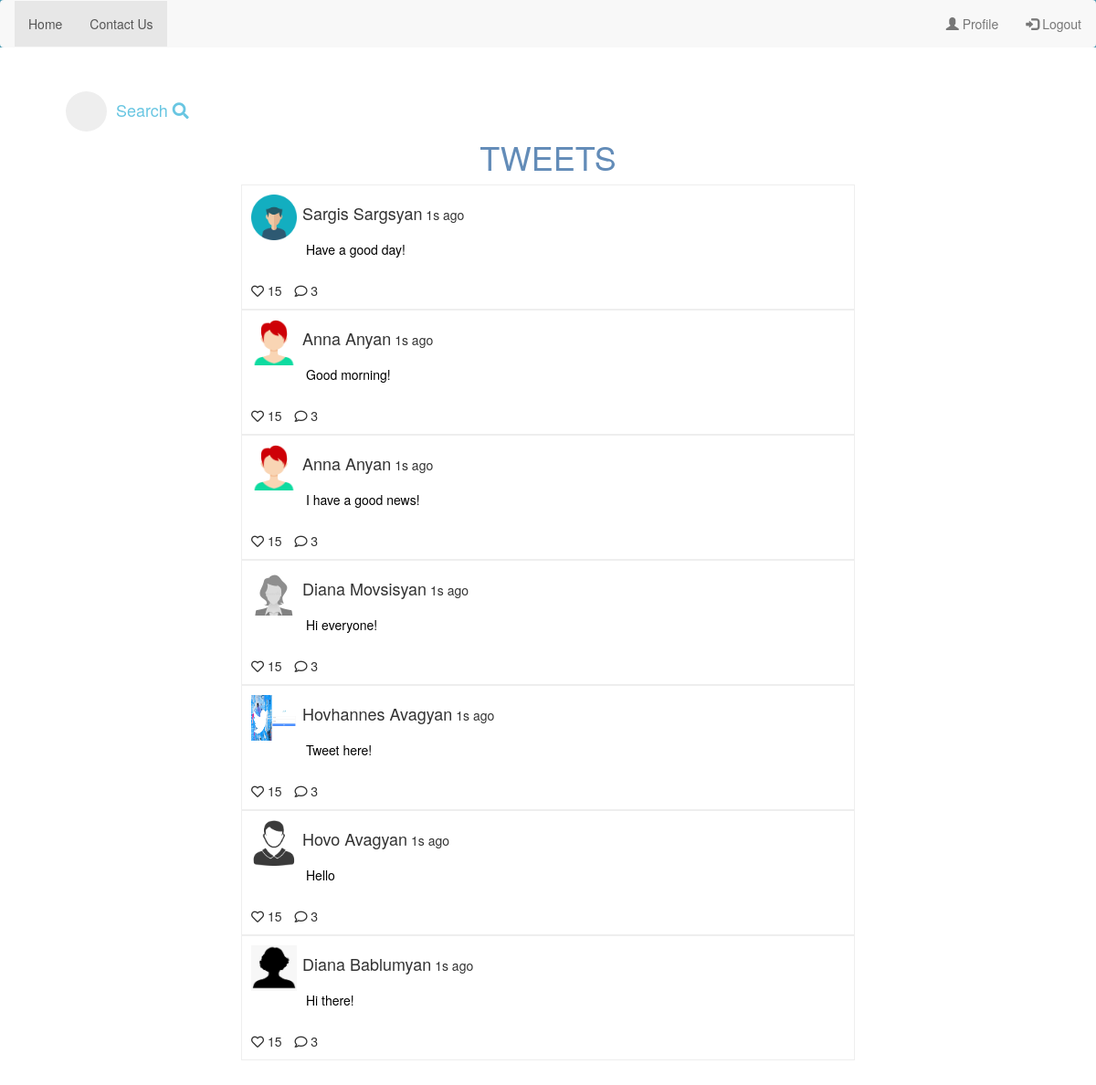
/ (signed in), run on the app's committed database.
### to_do/models.py (models this page shows)
class NewTweet(models.Model):
    tweet = models.CharField(max_length=255, blank=True)
    user = models.ForeignKey(User, on_delete=models.CASCADE)
    date_create = models.DateTimeField(auto_now_add=True)
    def __str__(self):
        return self.tweet

### users/models.py (models this page shows, shortened)
class Profile(models.Model):
    user = models.OneToOneField(User, on_delete=models.CASCADE, null=True, blank=True)
    name = models.CharField(max_length=30)
    surname = models.CharField(max_length=50)
    age = models.IntegerField()
    profile_image = models.ImageField(upload_to="media")

### to_do/views.py (the view)
# urls.py: path('', views.home, name='home'),
@login_required()
def home(request):
    tweet_list = NewTweet.objects.exclude(user=request.user)
    profile = Profile.objects.all()
    return render(request, 'to_do/home.html', {'tweet_list': tweet_list, 'profile': profile})

### to_do/templates/to_do/home.html (shortened to what this page needs)
{% extends 'to_do/base.html' %}
    {% block content %}
    <div class="todo-list">
        <div style="text-align: center; color: #638cb8">
            <h1>TWEETS</h1>
        </div>
        <class class="item-wrapper">
            {% for item in tweet_list %}
            <div class="items" style="
          padding: 10px;
          width: 60%;
          margin: auto;
    border: 1px solid #eee;
        ">
                {% if item.user_id != profile.user_id %}
                <div style="
                width: 8%;
                display: inline-block;
            ">
                    <span><img
                                        src="{{item.user.profile.profile_image.url}}"
                                        style="width: 50px;height: 50px;"/></span>
                </div>
                <div style="
                width: 35%;
                display: inline-block;
            ">
                    <span style="font-size: 18px">{{ item.user.profile.name }} {{ item.user.profile.surname }}</span>
                    <span>1s ago</span>
                </div>
                <div class="item-content" style="
                margin-left: 60px;
            ">
                    <a style="color: black;" href="{% url 'retrieve_tweet' item.id %}">
                    {{ item }}
                </a>
                </div>
                <div class="likes-com" style="
                margin-top: 25px;
            ">
                    <span style="cursor: pointer">
                                        <i class="far fa-heart"></i>
                                        15</span>
                    <span style="margin-left: 10px; cursor: pointer">
                                        <i class="far fa-comment"></i>
                                        3</span >
                                </div>
                            </div>
                        {% endif %}
                    {% endfor %}
                </div>
            </div>
        {% endblock content %}

### to_do/templates/to_do/base.html (style rules this page uses)
body { background-color: #4396af; }
a { color: white; }

### data on the page
NewTweet: user.profile.profile_image (picture), user.profile.name "Sargis", user.profile.surname "Sargsyan", tweet "Have a good day!"
NewTweet: user.profile.profile_image (picture), user.profile.name "Anna", user.profile.surname "Anyan", tweet "Good morning!"
NewTweet: user.profile.profile_image (picture), user.profile.name "Anna", user.profile.surname "Anyan", tweet "I have a good news!"
NewTweet: user.profile.profile_image (placeholder picture), user.profile.name "Diana", user.profile.surname "Movsisyan", tweet "Hi everyone!"
NewTweet: user.profile.profile_image (picture), user.profile.name "Hovhannes", user.profile.surname "Avagyan", tweet "Tweet here!"
NewTweet: user.profile.profile_image (picture), user.profile.name "Hovo", user.profile.surname "Avagyan", tweet "Hello"
NewTweet: user.profile.profile_image (picture), user.profile.name "Diana", user.profile.surname "Bablumyan", tweet "Hi there!"
